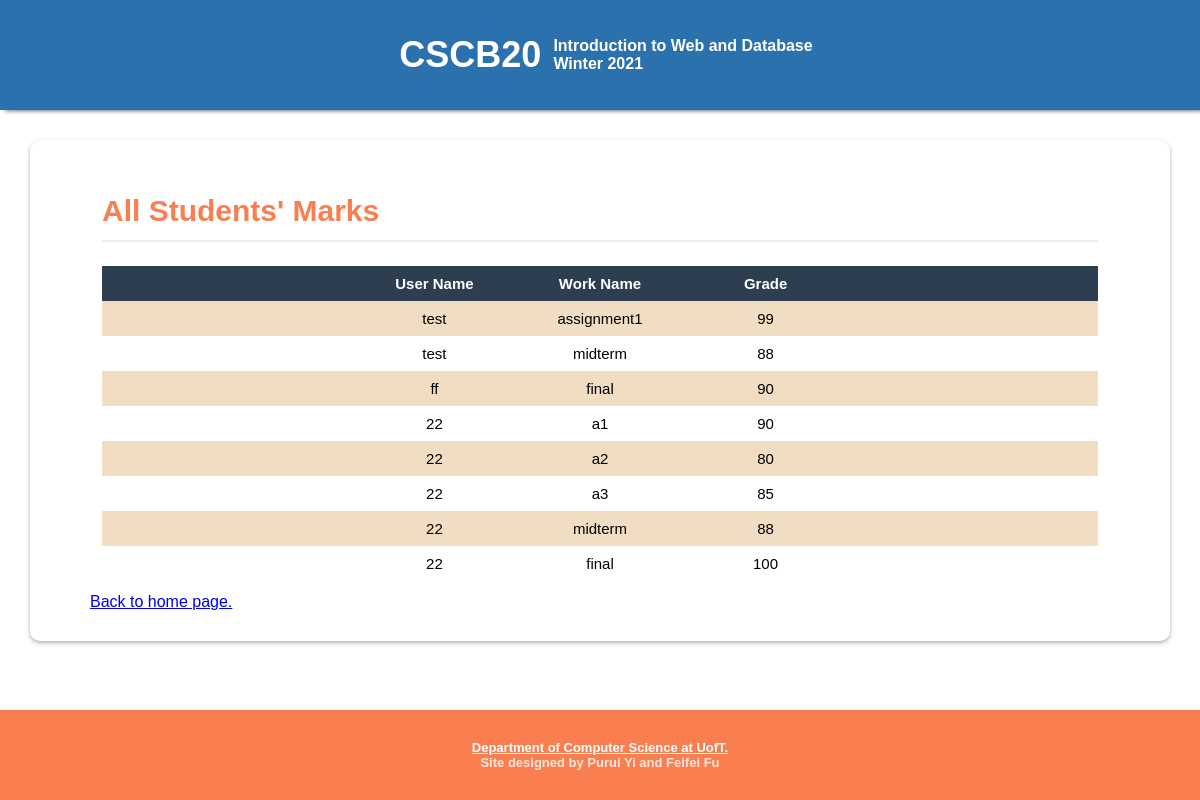
The app's page /marks (signed in) with its own data.
### tables this page shows
CREATE TABLE "Mark" (
	"username"	TEXT NOT NULL,
	"mark"	NUMERIC NOT NULL,
	"workname"	TEXT NOT NULL,
	"markid"	INTEGER NOT NULL UNIQUE,
	PRIMARY KEY("markid" AUTOINCREMENT)
);

### app.py (the view)
@app.route('/marks')
def marks():
    if 'username' not in session:
        return redirect('/login')
    db = get_db()
    db.row_factory = make_dicts
    remarks = query_db('SELECT * FROM Mark, Complete WHERE Mark.markid = Complete.markid')
    if session['type']:
        marks = query_db('SELECT * FROM Mark')
        remarks = query_db('SELECT * FROM Mark, Complete WHERE Mark.markid = Complete.markid')
        db.close()
        return render_template('all_marks.html', username=session['username'], marks=marks, admin=session['type'])
    else:
        marks = query_db('SELECT * FROM Mark WHERE username=?', [session['username']])
        db.close()
        return render_template('marks.html', username=session['username'], marks=marks, remarks = remarks, admin=session['type'])

### app.py (called while the page is built)
def get_db():
    db = getattr(g, '_database', None)
    if db is None:
        db = g._database = sqlite3.connect(DATABASE)
    return db

def query_db(query, args=(), one = False):
    cur = get_db().execute(query, args)
    rv = cur.fetchall()
    cur.close()
    return (rv[0] if rv else None) if one else rv

def make_dicts(cursor, row):
    return dict((cursor.description[idx][0], value)
                for idx, value in enumerate(row))

@app.teardown_appcontext
def close_connection(exception):
    db = getattr(g, '_database', None)
    if db is not None:
        db.close()

### templates/all_marks.html (shortened to what this page needs)
{% extends "base.html" %}
{% block content %}
    <section class="section">
      <h2>All Students' Marks</h2>
        <div class="info table-info">
          <div class="table assignment">
            <div class="heading">
              <div class="cell-title"><p>User Name</p></div>
              <div class="cell-title"><p>Work Name</p></div>
              <div class="cell-title"><p>Grade</p></div>
            </div>
            {% for mark in marks %}
            <div class="row">
                <div class="cell">
                    <p>{{ mark.username }}</p>
                </div>
                <div class="cell">
                    <p>{{ mark.workname }}</p>
                </div>
                <div class="cell">
                    <p>{{ mark.mark }}</p>
                </div>
             </div>
            {% endfor %}
          </div>
        </div>
        <a href="/">Back to home page.</a>
    </section>
{% endblock %}

### templates/base.html (shortened to what this page needs)
<!DOCTYPE html>
<html lang="en">
<head>
    <link rel="stylesheet" href="../static/style/base.css">
</head>
<body>
    <header>
        <div>
            <div class="title-name">CSCB20</div>
        </div>
        <div>
            <div class="title-content" id="course-info">Introduction to Web and Database</div>
            <div class="title-content" id="course-term">Winter 2021</div>
        </div>
    </header>
    <main class="content">
        {% block content %}
        {% endblock %}
    </main>
    <div class="footer">
        <div><a href="https://web.cs.toronto.edu/" target="blank_">Department of Computer Science at UofT.</a></div>
        <div>Site designed by Purui Yi and Feifei Fu</div>
    </div>
</body>

### static/style/base.css (style rules this page uses)
:root { --nav-content-width: 100px; --nav-content-height: 60px; --background-nav-color: #2B71AD; --blue1: #295e94; --orange1:#F76E11; --orange2:#FF9F45; --orange3:#FFBC80; --pink1:#FC4F4F; --green:green; }
html { height:100%; }
* { font-family: 'Source Sans Pro', sans-serif; margin: 0; padding: 0; }
body { height:100%; display:flex; flex-direction: column; }
@media screen and (min-width: 540px) { header { background-color: #2B71AD; display: flex; justify-content: center; align-items: center; flex-direction: row; flex-wrap: wrap; box-shadow: 5px 0px 5px #2c3e50; width: 100%; height: 110px; top: 0; flex: 0 0 auto; } }
@media screen and (min-width: 540px) { .title-name { display: block; padding:0 12px; font-weight: bold; color: white; order: 2; font-size: 36px; cursor:default; } }
@media screen and (min-width: 540px) { .title-content { display: block; font-weight: bold; color: white; cursor:default; } }
main { overflow-x:hidden; width:100%; background-position: 0%; flex: 1 0 auto; }
.section { box-shadow: 0 2px 4px rgba(0, 0, 0, 0.3); padding: 30px 5%; background-color: #FFF; margin: 30px 30px; margin-bottom: 0; border-radius: 10px; }
.section h2 { margin: 12px; padding: 12px 0; border-bottom: 2px solid #EEE; font-size: 30px; font-weight: bold; color: #f97f51; }
.section .info { padding: 12px; font-size: 15px; }
.heading { background-color: #2c3e50; justify-content: center; text-align: center; }
.heading .cell-title { display:inline-block; width:15%; }
.row { justify-content: center; text-align: center; }
.row:nth-child(2n) { background: #f1ddc2; }
.cell-title { padding: 9px 6px; font-weight: bold; font-size: 15px; color: #FFF; justify-content: center; text-align: center; }
.cell { display: inline-block; width:15%; top:0px; padding: 9px 6px; justify-content: center; text-align: center; }
.cell p { display:flex; justify-content: center; text-align: center; word-wrap:break-word; word-break:break-all; }
.footer { font-weight: 600; background-color: #f97f51; color: rgba(255, 255, 255, 0.8); font-size: 13px; padding: 30px 5%; margin:50px 0 0 0; display: flex; flex-direction: column; text-align: center; flex: 0 0 auto; }
.footer a { color:rgb(255, 255, 255); font-size:13px; text-align: center; }

### records on screen
Mark: username "test", workname "assignment1", mark "99"
Mark: username "test", workname "midterm", mark "88"
Mark: username "ff", workname "final", mark "90"
Mark: username "22", workname "a1", mark "90"
Mark: username "22", workname "a2", mark "80"
Mark: username "22", workname "a3", mark "85"
Mark: username "22", workname "midterm", mark "88"
Mark: username "22", workname "final", mark "100"
